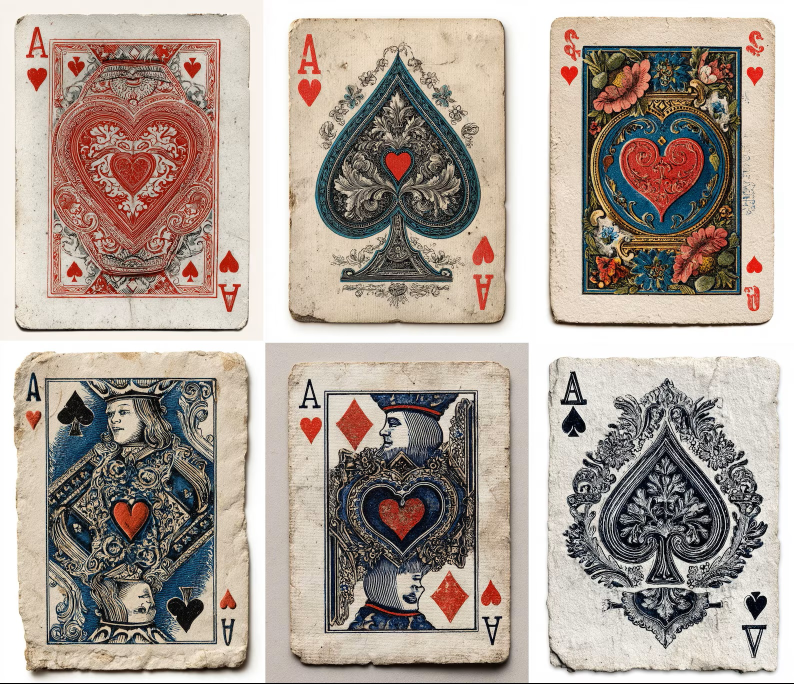
#> input picture samples/card-stock-aged.jpg, 1588 x 1367 px (shown at 1/2 size)
$ python -i build_another_world_deck.py   (imports and definitions only)
#> lines starting #> are read from the running program, lines starting #| are printed output that depends on the picture; after the words box and inside, x2 and y2 are one past the last pixel; in counts of white or black regions, pixels touching at a corner belong together
#!/usr/bin/env python3
"""
Build the full 54-card (9x6, including 2 Jokers) Another World-style low-poly vector deck
and export SVG, EVECZ, and Eatscript (.eats) + PNG preview.
"""

import argparse
import base64
import sys
import zlib
from pathlib import Path
from typing import Dict, List, Tuple

import cv2
import numpy as np
from PIL import Image

sys.path.insert(0, str(Path(__file__).resolve().parent))
from svg_to_evec import svg_to_evec_bytes  # noqa: E402

# Locked Another World-inspired flat palette (R, G, B)
PALETTE_RGB = np.array([
    [0x3C, 0x37, 0x48],  # 0: slate-purple window background (skipped in portrait trace)
    [0x1A, 0x17, 0x33],  # 1: deep navy (hair / dark cloak)
    [0x2B, 0x27, 0x42],  # 2: mid indigo
    [0x8A, 0x18, 0x24],  # 3: dark crimson (suits / shadow)
    [0xC8, 0x20, 0x2A],  # 4: bright crimson (highlights)
    [0xE5, 0xC9, 0x47],  # 5: gold bright (crown)
    [0xC2, 0x9C, 0x2E],  # 6: gold shadow
    [0xEB, 0xC0, 0xB8],  # 7: skin light
    [0xC2, 0x87, 0x87],  # 8: skin shadow
    [0xEC, 0xEB, 0xE2],  # 9: off-white (collar / highlights)
    [0x0E, 0x0D, 0x14],  # 10: near-black
    [0x9C, 0xA2, 0xB4],  # 11: steel / silver
    [0x68, 0x6D, 0x80],  # 12: steel shadow
], dtype=np.uint8)


def rgb_hex(rgb: np.ndarray) -> str:
    return f"#{int(rgb[0]):02x}{int(rgb[1]):02x}{int(rgb[2]):02x}"


def vectorize_portrait(
    img_path: Path,
    out_w: float,
    out_h: float,
    chamfer: float = 26.0,
    eps_px: float = 2.4,
    min_area: float = 36.0,
    black_suit: bool = False,
) -> Tuple[List[str], int]:
    """
    Quantize a raster portrait to PALETTE_RGB, mask to the chamfered window,
    extract contours per color, and simplify into flat-shaded SVG <path> elements.
    """
#> called with img_path = '../samples/card-stock-aged.jpg', out_w = 'out.png', out_h = 'out1.png', chamfer = 26, eps_px = 2.4, min_area = 36, black_suit = False
    im = Image.open(img_path).convert("RGB")
#> im is the input picture: PIL image 1588x1367 RGB; mean R, G, B 172.9, 160.7, 151.5
    arr = np.array(im, dtype=np.uint8)
    arr = cv2.medianBlur(arr, 3)

    h, w, _ = arr.shape
#> h = 1367; w = 1588
    # Detect near-cream/parchment studio background (#F4F2E6) so it drops out to the #3C3748 slate window
    bg_dist = np.sum((arr.astype(np.int32) - np.array([0xF4, 0xF2, 0xE6])) ** 2, axis=2)
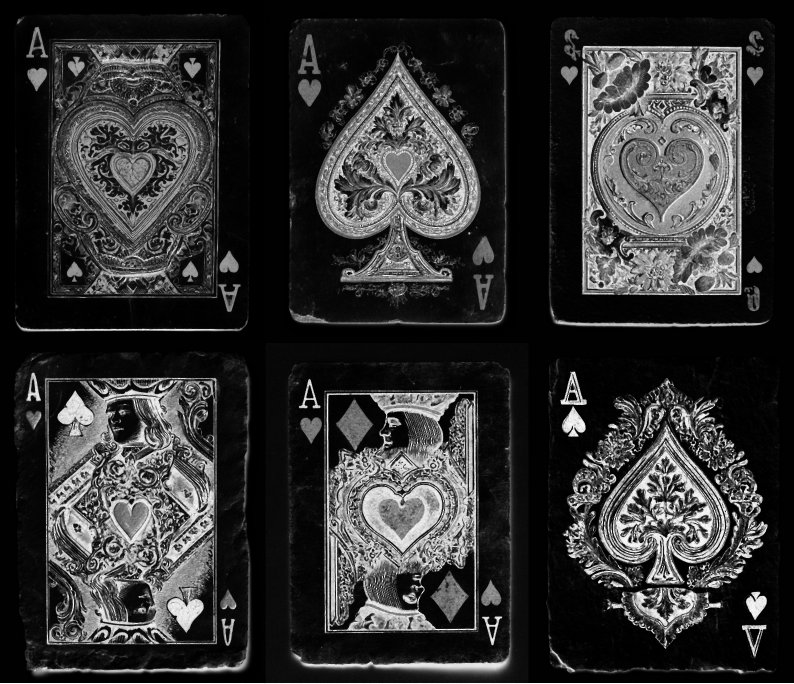
#> bg_dist: shape (1367, 1588) int64 (shown at 1/2 size); min 0, max 171000, mean 33997.4; drawn with min black and max white
    is_cream_bg = bg_dist < (38 ** 2)
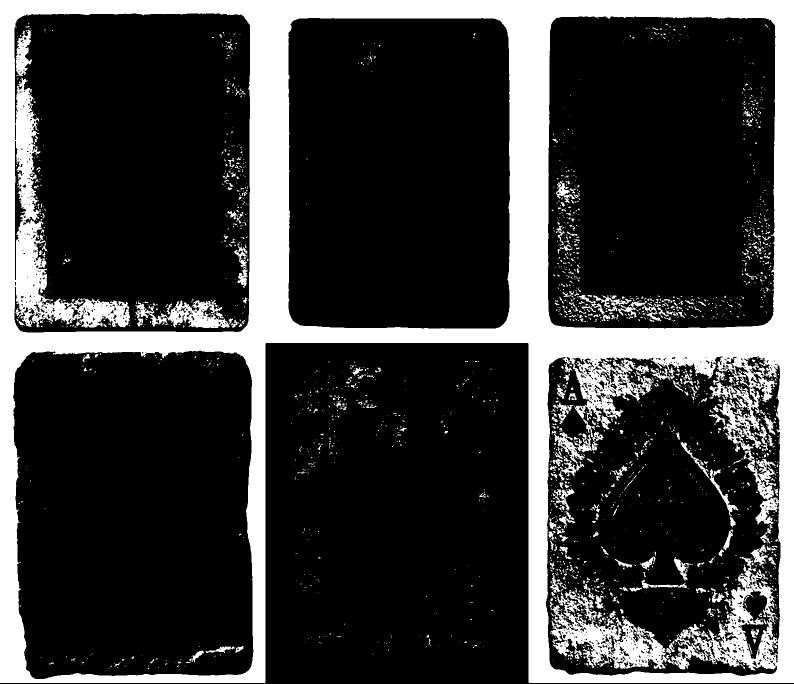
#> is_cream_bg: shape (1367, 1588) bool (shown at 1/2 size); 22.7% white; 2431 white regions (2107 under 20 px), largest, box (x1, y1, x2, y2) and area: (0, 0, 1588, 1366) 435122, (1100, 1180, 1334, 1338) 13991, (270, 600, 459, 656) 4650

    flat = arr.reshape(-1, 3).astype(np.int32)
    pal = PALETTE_RGB.astype(np.int32)
    dists = np.sum((flat[:, None, :] - pal[None, :, :]) ** 2, axis=2)
    labels = np.argmin(dists, axis=1).reshape(h, w)
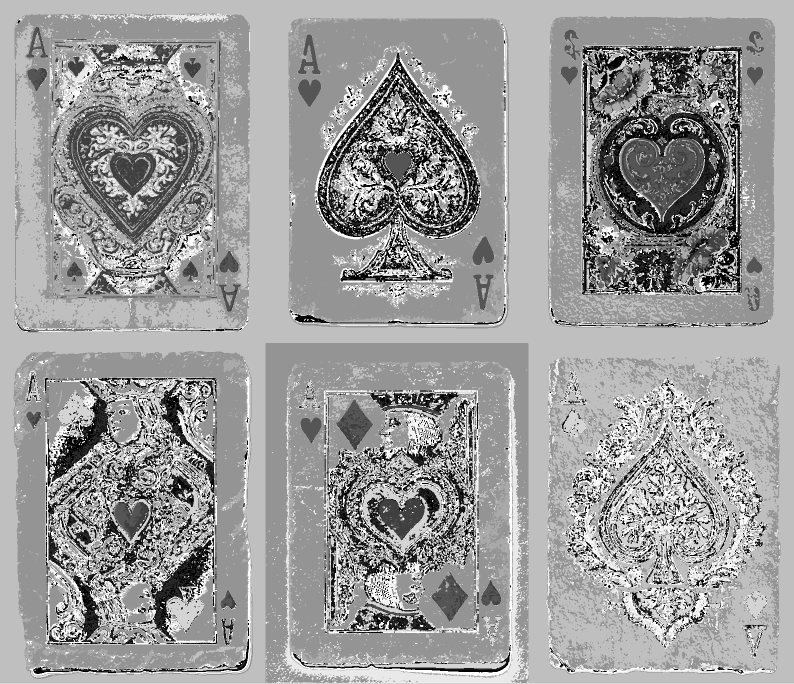
#> labels: shape (1367, 1588) int64 (shown at 1/2 size); min 0, max 12, mean 7.34; drawn with min black and max white
    labels[is_cream_bg] = 0
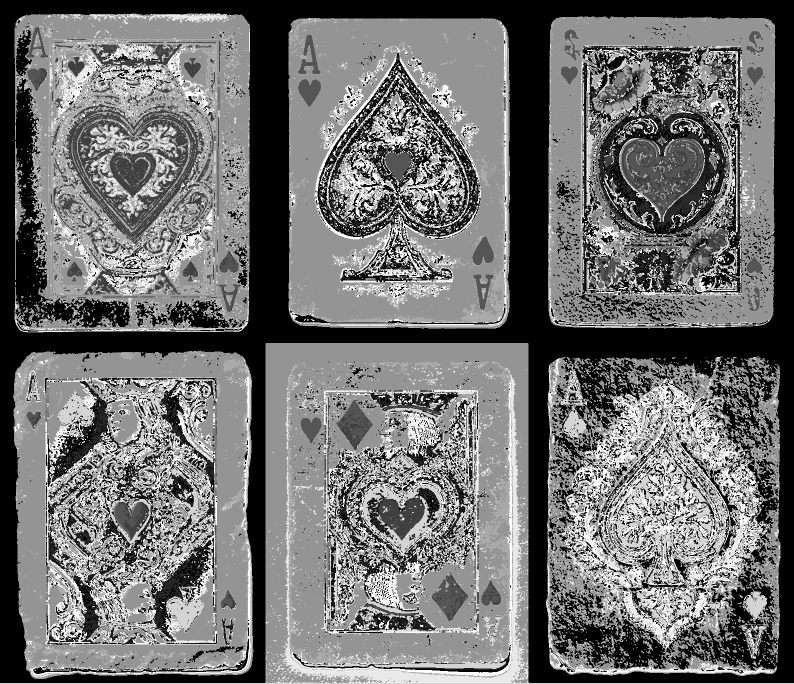
#> labels: shape (1367, 1588) int64 (shown at 1/2 size); min 0, max 12, mean 5.29; drawn with min black and max white

    # Mask outside the chamfered window so no polygon pokes past the corners
#> (the run stopped early here; a loop or call above may not have finished)

$ run again, on samples/card-baroque.png
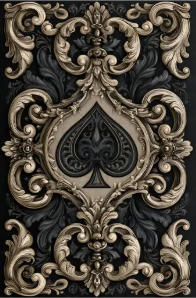
#> input picture samples/card-baroque.png, 196 x 298 px
#> in vectorize_portrait, im is the input picture: PIL image 196x298 RGB; mean R, G, B 76.3, 69.3, 59.2
#> in vectorize_portrait, `bg_dist = np.sum((arr.astype(np.int32) - np.array([0xF4, 0xF2, 0xE6]))..`:
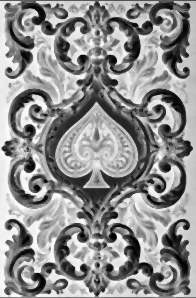
#> bg_dist: shape (298, 196) int64; min 1590, max 167621, mean 95352.3; drawn with min black and max white
#> is_cream_bg: shape (298, 196) bool; every value is 0
#> in vectorize_portrait, `labels = np.argmin(dists, axis=1).reshape(h, w)`:
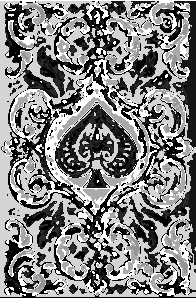
#> labels: shape (298, 196) int64; min 0, max 12, mean 6.15; drawn with min black and max white
